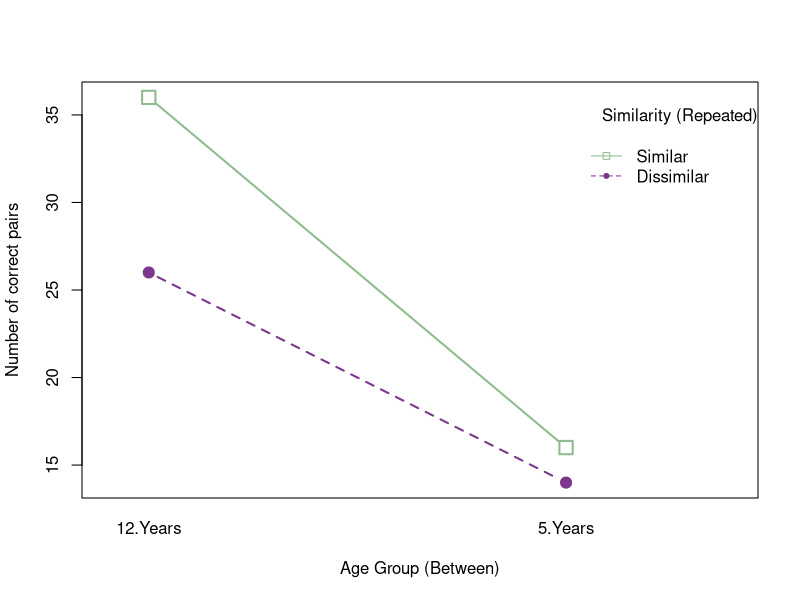
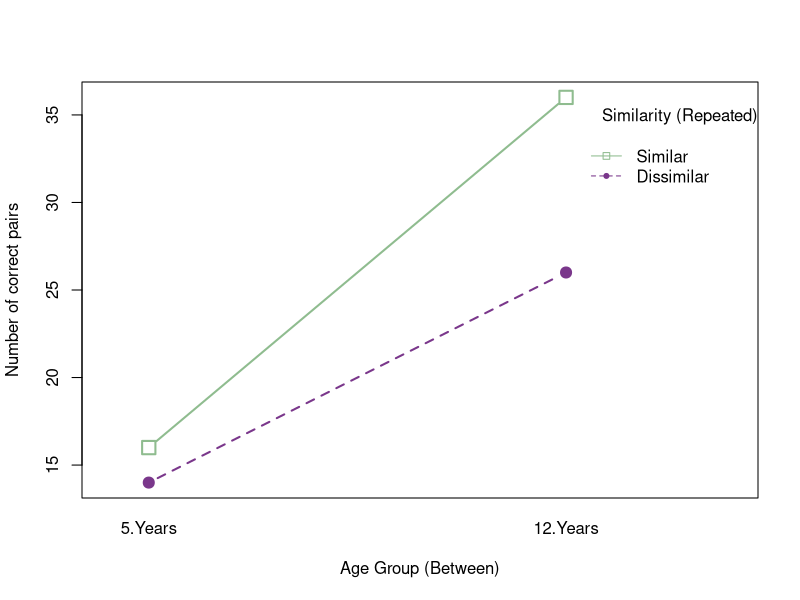

Recreate these plots in R, in order.
### This file will be updated periodically between now (whenever you are seeing this)
### and April 2nd (the day before the workshop!)
#####
### If you download this file now, please be sure to check back for updates
### as the conference approaches.


### TO NOTE: Anything preceded by at # is a 'comment'
#   that means it is something ignored by R
#   which means comments are usually something like this --
#   informative statements used for later reference, such as
#   reminding yourself what you did and why!



##Some great web references moving forward and beyond:
# http://ww2.coastal.edu/kingw/statistics/R-tutorials/formulae.html
# http://www.cookbook-r.com/Statistical_analysis/ANOVA/#mixed-design-anova
# http://personality-project.org/r/r.anova.html
# http://conjugateprior.org/2013/01/formulae-in-r-anova/

rm(list=ls())
##from a .csv

## be sure to getwd() to see where you are.
## then, setwd() to where all the files live on your computer.
part.repeat.wide.format <- read.csv('S(A)xB.csv')


##we need to reshape the data. Recall that R likes things in "long format". 
part.repeat.long.format <- reshape(
   part.repeat.wide.format,
   idvar=c("S"),
   varying=list( c("Similar","Dissimilar") ),
   v.names="y",
   times=c("Similar","Dissimilar"),
   timevar="B",   
   direction="long"
)

rownames(part.repeat.long.format) <- NULL ###these rownames from reshape are a bit cumbersome.


##Now we have a bit of a problem! R prefers that everything is a completely between subjects design. 
#That's why it was so easy to make the aov() call.

##But now we must recall the dreaded score model!
##We need to know how the F-ratio is computed for a specific design so we can determine the error.


	##Error here is determined by the within variable and the subjects.
	##proper form: summary(aov(y~(A*B)+Error(S/B)+(A),data=part.repeat.long.format))
	##The between factor here is implicit because there is just 1.
aov.res <- aov(y~(A*B)+Error(S/B),data=part.repeat.long.format)
aov.table <- summary(aov.res)
#model.tables(aov.res,"means")


dev.new()
interaction.plot(part.repeat.long.format$A,part.repeat.long.format$B,part.repeat.long.format$y,type="b",xlab="Age Group (Between)",ylab="Number of correct pairs",trace.label="Similarity (Repeated)",pch=c(20,22),cex=2,lwd=2,col=c("mediumorchid4","darkseagreen"))

##but that's not what we wanted... it's backwards!
##a quick note!
part.repeat.long.format$A <- factor(part.repeat.long.format$A,levels=sort(unique(part.repeat.long.format$A),decreasing=TRUE))


dev.new()
interaction.plot(part.repeat.long.format$A,part.repeat.long.format$B,part.repeat.long.format$y,type="b",xlab="Age Group (Between)",ylab="Number of correct pairs",trace.label="Similarity (Repeated)",pch=c(20,22),cex=2,lwd=2,col=c("mediumorchid4","darkseagreen"))

##That's better!